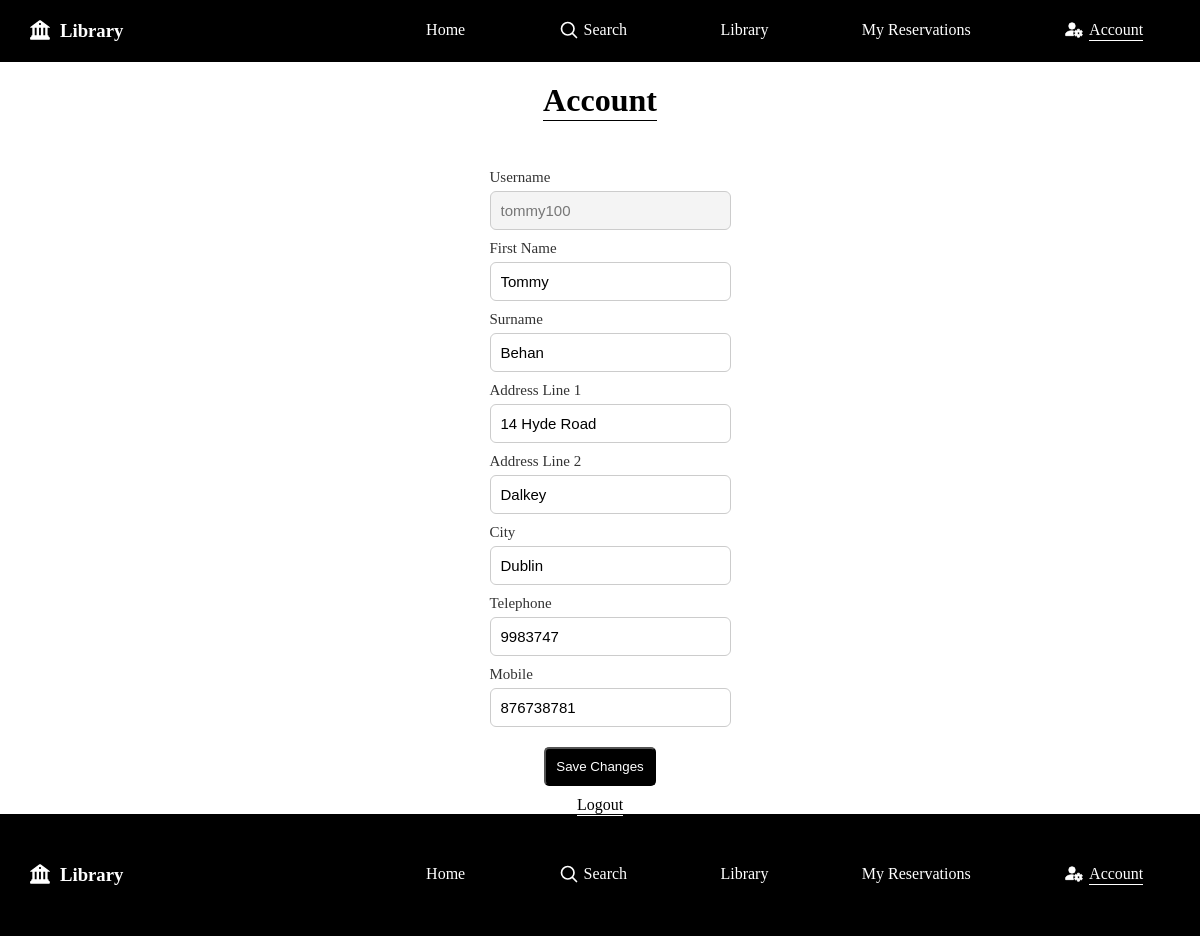
/account.php (signed in), run on the app's committed database.
### tables this page shows
CREATE TABLE `users` (
  `Username` varchar(50) NOT NULL,
  `Password` varchar(50) NOT NULL,
  `FirstName` varchar(50) DEFAULT NULL,
  `Surname` varchar(50) DEFAULT NULL,
  `AddressLine` varchar(100) DEFAULT NULL,
  `AddressLine2` varchar(100) DEFAULT NULL,
  `City` varchar(50) DEFAULT NULL,
  `Telephone` varchar(20) DEFAULT NULL,
  `Mobile` varchar(20) DEFAULT NULL,
  PRIMARY KEY (`Username`)
);

### public/queries/user_info.php (called while the page is built, shortened)
<?php
    $db = new Database();
    $pdo = $db->connect();
    $stmt = $pdo->prepare("SELECT * FROM users WHERE Username = ?");
    $stmt->execute([$_SESSION['user']]);
    $user = $stmt->fetch(PDO::FETCH_ASSOC);
?>

### public/account.php (the view, shortened to what this page needs)
<?php
    include QUERIES_PATH . 'user_info.php';
    include INCLUDES_PATH . '/header.php';
?>
<h1 class="title underline"><?php echo ucfirst(str_replace('_', ' ', substr($current_page, 0, -4))) ?></h1>
<form method="POST" class="account-form">
    <div class="input-wrapper">
        <label for="username" class="account-label">Username</label>
        <input type="text" id="username" class="account-input"
            value="<?= htmlspecialchars($user['Username']) ?>" disabled>
        <label for="firstname" class="account-label">First Name</label>
        <input type="text" id="firstname" name="firstname" class="account-input"
            value="<?= htmlspecialchars($user['FirstName']) ?>" required>
        <label for="surname" class="account-label">Surname</label>
        <input type="text" id="surname" name="surname" class="account-input"
            value="<?= htmlspecialchars($user['Surname']) ?>" required>
        <label for="address1" class="account-label">Address Line 1</label>
        <input type="text" id="address1" name="address1" class="account-input"
            value="<?= htmlspecialchars($user['AddressLine']) ?>" required>
        <label for="address2" class="account-label">Address Line 2</label>
        <input type="text" id="address2" name="address2" class="account-input"
            value="<?= htmlspecialchars($user['AddressLine2']) ?>">
        <label for="city" class="account-label">City</label>
        <input type="text" id="city" name="city" class="account-input"
            value="<?= htmlspecialchars($user['City']) ?>" required>
        <label for="telephone" class="account-label">Telephone</label>
        <input type="text" id="telephone" name="telephone" class="account-input"
            value="<?= htmlspecialchars($user['Telephone']) ?>" required>
        <label for="mobile" class="account-label">Mobile</label>
        <input type="text" id="mobile" name="mobile" class="account-input"
            value="<?= htmlspecialchars($user['Mobile']) ?>" required>
    </div>
    <div class="link-wrapper">
        <button class="save-button" type="submit">Save Changes</button>
        <a class="link link-logout" href="logout.php">Logout</a>
    </div>
</form>
<?php include INCLUDES_PATH . '/footer.php'; ?>

### public/assets/css/main.css (style rules this page uses)
* { padding: 0; margin: 0; box-sizing: border-box; }
h1, h2, h3 { text-align: center; }
h1.underline, h2.underline { position: relative; width: fit-content; margin: 20px auto; }
h1.underline:after , h2.underline:after { content: ""; position: absolute; bottom: -2px; left: 0; width: 100%; height: 1.5px; background-color: #000; }
ul.nav-list li.nav-item a.active .nav-text:after, .link:after { content: ""; position: absolute; bottom: -2px; left: 0; width: 100%; height: 1.5px; background-color: #fff; }
form.search-form, form.login-form, form.register-form, form.account-form { margin-top: 50px; display: flex; justify-content: center; align-items: center; position: relative; }
form.register-form, form.account-form { gap: 20px 0; flex-direction: column; }
.search-form .search-input, .search-form .search-select, .search-form .search-button, form.login-form .login-input, form.login-form .login-button, form.register-form .register-input, form.register-form .register-button, form.account-form .account-input, form.account-form .save-button { padding: 10px; margin: 0 10px; }
.search-form .search-button, form.login-form .login-button, form.register-form .register-button, .library-results-wrapper .cancel-button, form.account-form .save-button { background-color: #000; color: #fff; transition: 0.2s; border-radius: 5px; cursor: pointer; }
.input-wrapper, .link-wrapper { display: flex; align-items: center; flex-wrap: wrap; gap: 10px; height: auto; }
form.register-form .input-wrapper, form.register-form .link-wrapper, form.account-form .input-wrapper, form.account-form .link-wrapper { flex-direction: column; }
.link { width: fit-content; text-align: center; text-decoration: none; color: #000; position: relative; transition: 0.2s; }
.link:after { transition: 0.2s; }

### public/assets/css/auth.css (style rules this page uses)
.account-label { display: block; font-size: 15px; color: #333; padding: 0 10px; margin: 0 auto -5px 0; }
.account-input { width: 100%; padding: 10px 12px; border: 1px solid #ccc; border-radius: 6px; font-size: 15px; outline: none; box-sizing: border-box; transition: border-color 0.2s ease; }
.account-input:disabled { background: #f4f4f4; color: #777; cursor: not-allowed; }

### data on the page
users: Username "tommy100", firstname "Tommy", surname "Behan", address1 "14 Hyde Road", address2 "Dalkey", city "Dublin", telephone "9983747", mobile "876738781"

### other printed values
str_replace('_', ' ', substr($current_page, 0, -4)) "Account"
